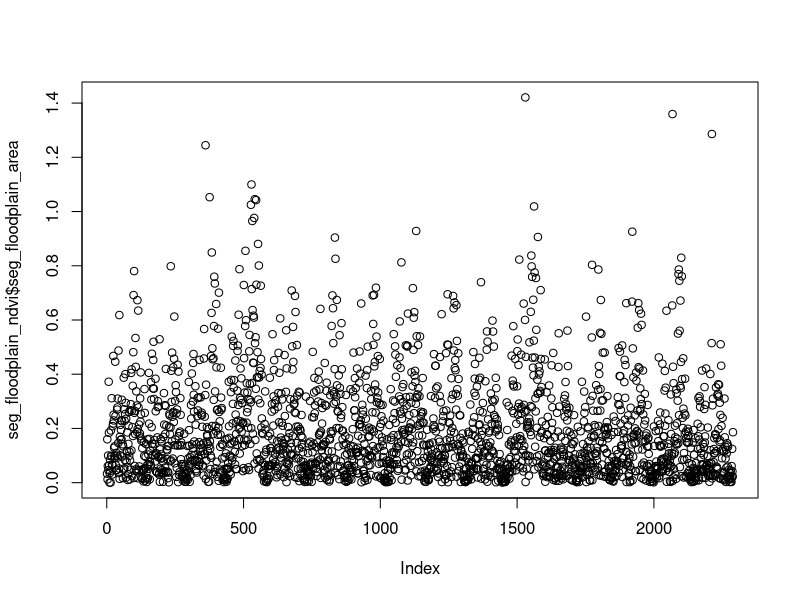
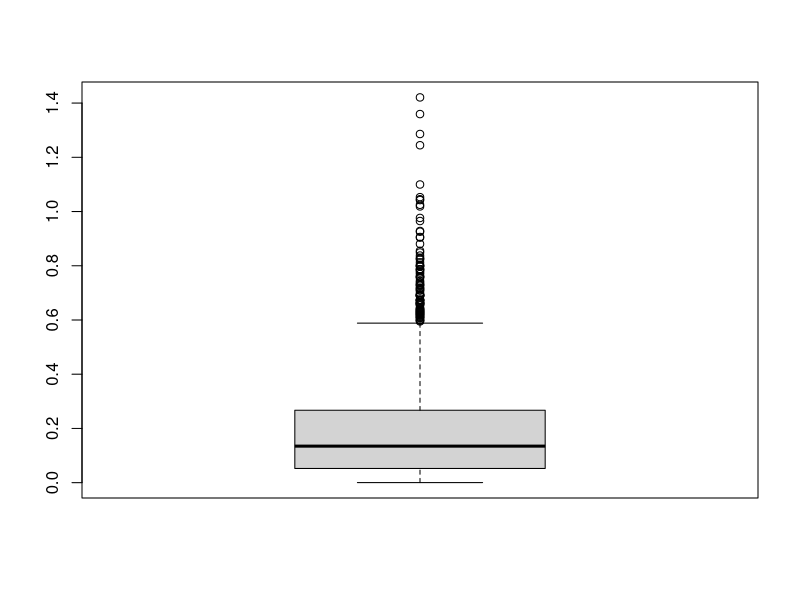
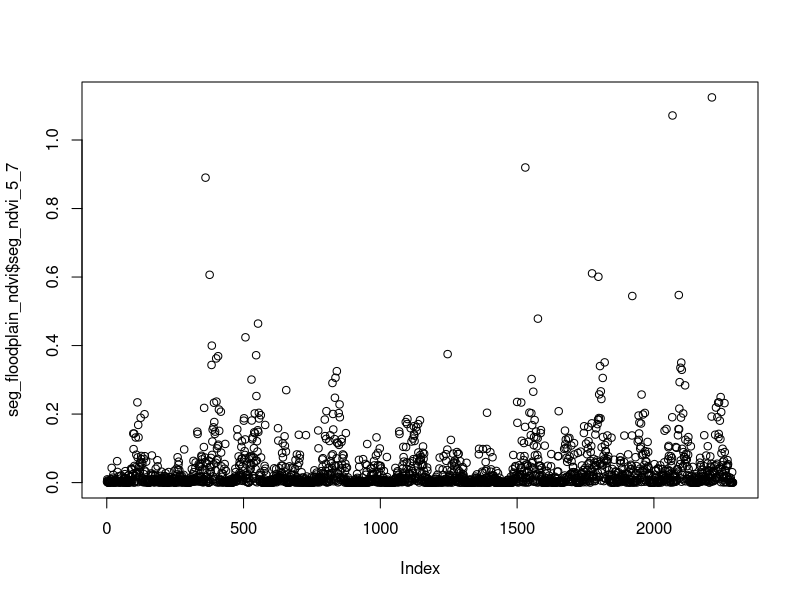
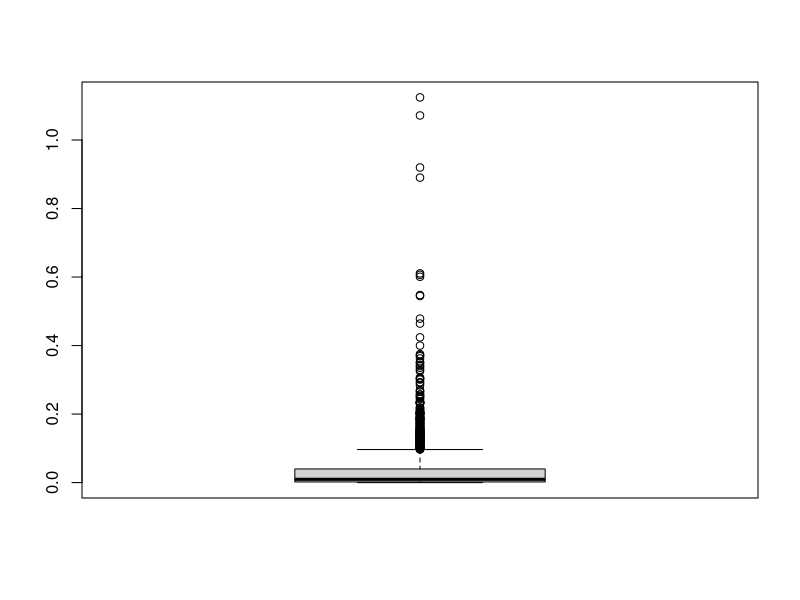
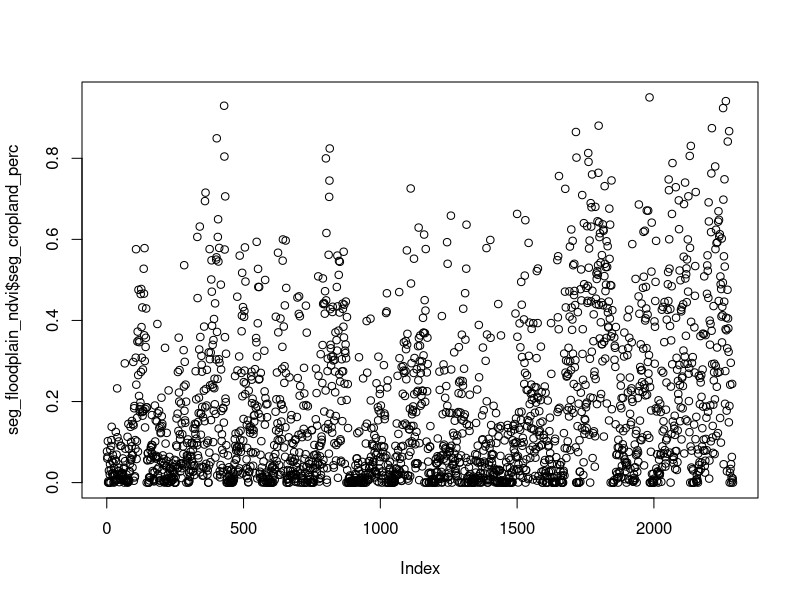
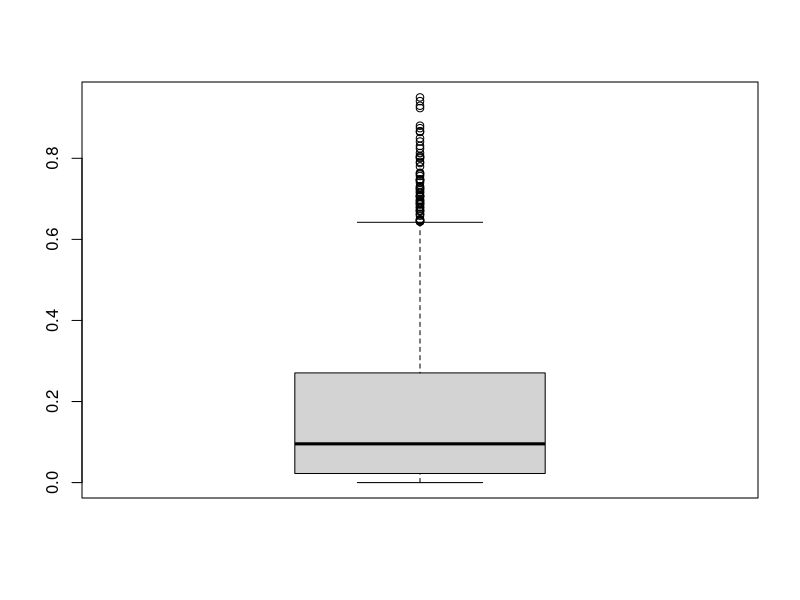

These figures' R source, in order:
#-------------------------------------------------------------------------------
# Author: Yi Han
# Date: 2021-06-29
# Description: Prepare a data set of habitat conditions from 2006 to 2017, 
# which includes the segment-wise floodplain area and cropland%. 
# The dataset is outputted as a csv file.
#-------------------------------------------------------------------------------
library(tidyverse)

BIN_WIDTH = 10 # each segment is 10 km in length

floodplain_ndvi_data <- read.csv("../data/processed/floodplain_ndvi_data_1km_interval.csv")

head(floodplain_ndvi_data, 5)
str(floodplain_ndvi_data)
summary(floodplain_ndvi_data)

# 1 Create a dataframe that each 1 km river interval of each year as an observation.
# There are intervals with no land detected, thus those intervals were missing,
  # add the missing intervals with entries of 0s.
floodplain_ndvi_interval <- floodplain_ndvi_data %>%
    mutate(f_year=as.factor(year)) %>%
    filter(distMark <= 1499) %>%  # only need the data of the 1500 km study region
    mutate(., groups=cut(x=distMark, breaks=seq(from=0, to=1500, by = 1), # binwidth is 1 for 1 km interval
                          dig.lab=5, right = FALSE)) %>% 
    group_by(f_year, year, groups, .drop=FALSE) %>%
    summarise(interv_floodplain_area = sum(floodplain_area), 
              interv_ndvi_0_1_area = sum(ndvi_0_1_area), 
              interv_ndvi_1_2_area = sum(ndvi_1_2_area), 
              interv_ndvi_2_3_area = sum(ndvi_2_3_area),
              interv_ndvi_3_4_area = sum(ndvi_3_4_area), 
              interv_ndvi_4_5_area = sum(ndvi_4_5_area), 
              interv_ndvi_5_6_area = sum(ndvi_5_6_area), 
              interv_ndvi_6_7_area = sum(ndvi_6_7_area)) %>%
    mutate(distMark = c(0: 1499)) %>%
    ungroup() 
# head(floodplain_ndvi_interval, 5)
# str(floodplain_ndvi_interval)
# summary(floodplain_ndvi_interval)

# 2 Calculate and summarize segment-wise floodplain area and cropland%.
# (1) We excluded the data points of the 2016-2017 (ie., year==2016) flood cycle 
#     because a heavy flood in July 2016 rendered an abnormal increase of the 
#     floodplain area.
# (2) We exclude data points within the river section [0k m, 248 km), i.e., the
# first 25 10 km-long-segments, because that the satellite failure together with 
#   the cloudy whether prevent us obtaining data from these regions in the 
#   year 2011 and 2012.
seg_floodplain_ndvi <- floodplain_ndvi_interval %>%
    mutate(., groups=cut(x=distMark, breaks=seq(from=0, to=1500, by=BIN_WIDTH),
                         dig.lab=5, right = FALSE)) %>% 
    dplyr:: group_by(f_year, year, groups, .drop=FALSE)%>%
    dplyr:: summarise(seg_floodplain_area = sum(interv_floodplain_area)/10, 
                      seg_ndvi_5_7 = (sum(interv_ndvi_5_6_area) + 
                                     sum(interv_ndvi_6_7_area))/10) %>%
        # calculate segment-wise floodplain area and cropland area per km (ie, 5<=ndvi<=7).
    dplyr:: ungroup() %>%
    dplyr:: mutate(f_group = as.numeric(groups)) %>% 
    filter(!(year %in% c(2011, 2012) & f_group %in% c(1:25))) %>% 
        # exclude data points within the river section [0k m, 248 km)
    dplyr:: mutate(seg_cropland_perc = seg_ndvi_5_7/seg_floodplain_area) %>%
        # calculate segment-wise cropland%
    filter(year != 2016) %>% # exclude data points of the 2016-2017 flood cycle 
    droplevels()

# 3 Finer tune above segment-wise floodplain and cropland% data.
# (1) check if the calculation of cropland% introduce any NAs
apply(seg_floodplain_ndvi, 2, function(x) any(is.na(x)))

# (2) Check if the NAs in the 'seg_cropland_perc' column are due to that there were
    # no floodplain at all in the corresponding segment, i.e. denominator = 0 lead to 
    # the NAs.
floodplain_area_NA_rows <- seg_floodplain_ndvi %>% filter(is.na(seg_cropland_perc)) %>% pull(seg_floodplain_area)
any(floodplain_area_NA_rows!=0)

# All the NAs are resulted from 0 floodplain area of the segment, thus I excluded
    # these points in the following analysis
seg_floodplain_ndvi <- seg_floodplain_ndvi %>%
    filter(!is.na(seg_cropland_perc))

# (3) check and plot the data, see if there's any value out of normal range
summary(seg_floodplain_ndvi$seg_floodplain_area)
plot(seg_floodplain_ndvi$seg_floodplain_area) 
boxplot(seg_floodplain_ndvi$seg_floodplain_area) 

summary(seg_floodplain_ndvi$seg_ndvi_5_7)  
plot(seg_floodplain_ndvi$seg_ndvi_5_7)  
boxplot(seg_floodplain_ndvi$seg_ndvi_5_7)

summary(seg_floodplain_ndvi$seg_cropland_perc)  
plot(seg_floodplain_ndvi$seg_cropland_perc)  
boxplot(seg_floodplain_ndvi$seg_cropland_perc)

# (4) check the data
head(seg_floodplain_ndvi, 5)
tail(seg_floodplain_ndvi, 5)
str(seg_floodplain_ndvi)

# (5) Save the dataframe as a csv file.
# write.csv(seg_floodplain_ndvi, file = "../data/processed/seg_wise_floodplain_ndvi.csv", row.names = FALSE)

